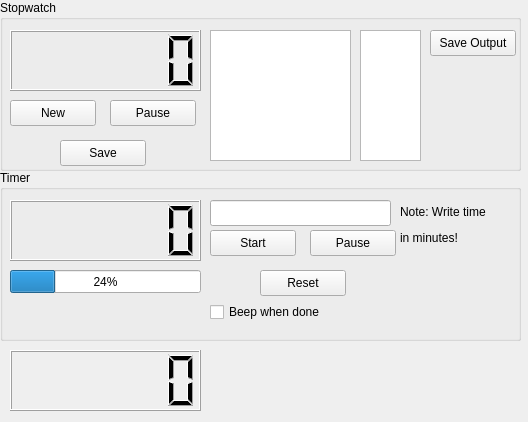
<?xml version="1.0" encoding="UTF-8"?>
<ui version="4.0">
 <class>MainWindow</class>
 <widget class="QMainWindow" name="MainWindow">
  <property name="geometry">
   <rect>
    <x>0</x>
    <y>0</y>
    <width>528</width>
    <height>422</height>
   </rect>
  </property>
  <property name="windowTitle">
   <string>MainWindow</string>
  </property>
  <widget class="QWidget" name="centralwidget">
   <widget class="QLCDNumber" name="lcdStopwatch">
    <property name="geometry">
     <rect>
      <x>10</x>
      <y>30</y>
      <width>191</width>
      <height>61</height>
     </rect>
    </property>
    <property name="smallDecimalPoint">
     <bool>false</bool>
    </property>
    <property name="digitCount">
     <number>6</number>
    </property>
    <property name="segmentStyle">
     <enum>QLCDNumber::Filled</enum>
    </property>
    <property name="intValue" stdset="0">
     <number>0</number>
    </property>
   </widget>
   <widget class="QLCDNumber" name="lcdTimer">
    <property name="geometry">
     <rect>
      <x>10</x>
      <y>200</y>
      <width>191</width>
      <height>61</height>
     </rect>
    </property>
    <property name="smallDecimalPoint">
     <bool>false</bool>
    </property>
    <property name="digitCount">
     <number>6</number>
    </property>
    <property name="segmentStyle">
     <enum>QLCDNumber::Filled</enum>
    </property>
    <property name="intValue" stdset="0">
     <number>0</number>
    </property>
   </widget>
   <widget class="QProgressBar" name="pbTimer">
    <property name="geometry">
     <rect>
      <x>10</x>
      <y>270</y>
      <width>191</width>
      <height>23</height>
     </rect>
    </property>
    <property name="value">
     <number>24</number>
    </property>
   </widget>
   <widget class="QPushButton" name="bStopwatchNew">
    <property name="geometry">
     <rect>
      <x>10</x>
      <y>100</y>
      <width>86</width>
      <height>26</height>
     </rect>
    </property>
    <property name="text">
     <string>New</string>
    </property>
   </widget>
   <widget class="QPushButton" name="bStopwatchPause">
    <property name="geometry">
     <rect>
      <x>110</x>
      <y>100</y>
      <width>86</width>
      <height>26</height>
     </rect>
    </property>
    <property name="text">
     <string>Pause</string>
    </property>
   </widget>
   <widget class="QPushButton" name="bTimerSave">
    <property name="geometry">
     <rect>
      <x>60</x>
      <y>140</y>
      <width>86</width>
      <height>26</height>
     </rect>
    </property>
    <property name="text">
     <string>Save</string>
    </property>
   </widget>
   <widget class="QLCDNumber" name="lcdClock">
    <property name="geometry">
     <rect>
      <x>10</x>
      <y>350</y>
      <width>191</width>
      <height>61</height>
     </rect>
    </property>
    <property name="smallDecimalPoint">
     <bool>false</bool>
    </property>
    <property name="digitCount">
     <number>6</number>
    </property>
    <property name="segmentStyle">
     <enum>QLCDNumber::Filled</enum>
    </property>
    <property name="intValue" stdset="0">
     <number>0</number>
    </property>
   </widget>
   <widget class="QLineEdit" name="tTimerTime">
    <property name="geometry">
     <rect>
      <x>210</x>
      <y>200</y>
      <width>181</width>
      <height>26</height>
     </rect>
    </property>
   </widget>
   <widget class="QPushButton" name="bTimerReset">
    <property name="geometry">
     <rect>
      <x>260</x>
      <y>270</y>
      <width>86</width>
      <height>26</height>
     </rect>
    </property>
    <property name="text">
     <string>Reset</string>
    </property>
   </widget>
   <widget class="QPushButton" name="bTimerStart">
    <property name="geometry">
     <rect>
      <x>210</x>
      <y>230</y>
      <width>86</width>
      <height>26</height>
     </rect>
    </property>
    <property name="text">
     <string>Start</string>
    </property>
   </widget>
   <widget class="QGroupBox" name="groupBox">
    <property name="geometry">
     <rect>
      <x>0</x>
      <y>0</y>
      <width>521</width>
      <height>171</height>
     </rect>
    </property>
    <property name="title">
     <string>Stopwatch</string>
    </property>
    <widget class="QPlainTextEdit" name="tTimeout">
     <property name="geometry">
      <rect>
       <x>210</x>
       <y>30</y>
       <width>141</width>
       <height>131</height>
      </rect>
     </property>
     <property name="readOnly">
      <bool>true</bool>
     </property>
    </widget>
    <widget class="QPlainTextEdit" name="tTimeValue">
     <property name="geometry">
      <rect>
       <x>360</x>
       <y>30</y>
       <width>61</width>
       <height>131</height>
      </rect>
     </property>
     <property name="readOnly">
      <bool>true</bool>
     </property>
     <property name="plainText">
      <string/>
     </property>
    </widget>
   </widget>
   <widget class="QGroupBox" name="groupBox_2">
    <property name="geometry">
     <rect>
      <x>0</x>
      <y>170</y>
      <width>521</width>
      <height>171</height>
     </rect>
    </property>
    <property name="title">
     <string>Timer</string>
    </property>
    <widget class="QLabel" name="label">
     <property name="geometry">
      <rect>
       <x>400</x>
       <y>30</y>
       <width>121</width>
       <height>51</height>
      </rect>
     </property>
     <property name="text">
      <string>&lt;html&gt;&lt;head/&gt;&lt;body&gt;&lt;p&gt;Note: Write time&lt;/p&gt;&lt;p&gt;in minutes!&lt;/p&gt;&lt;/body&gt;&lt;/html&gt;</string>
     </property>
     <property name="scaledContents">
      <bool>false</bool>
     </property>
     <property name="indent">
      <number>-1</number>
     </property>
    </widget>
    <widget class="QCheckBox" name="bBeep">
     <property name="geometry">
      <rect>
       <x>210</x>
       <y>130</y>
       <width>181</width>
       <height>24</height>
      </rect>
     </property>
     <property name="text">
      <string>Beep when done</string>
     </property>
    </widget>
    <widget class="QPushButton" name="bTimerPause">
     <property name="geometry">
      <rect>
       <x>310</x>
       <y>60</y>
       <width>86</width>
       <height>26</height>
      </rect>
     </property>
     <property name="text">
      <string>Pause</string>
     </property>
    </widget>
   </widget>
   <widget class="QPushButton" name="bStopwatchSave">
    <property name="geometry">
     <rect>
      <x>430</x>
      <y>30</y>
      <width>86</width>
      <height>26</height>
     </rect>
    </property>
    <property name="text">
     <string>Save Output</string>
    </property>
   </widget>
   <zorder>groupBox</zorder>
   <zorder>groupBox_2</zorder>
   <zorder>lcdTimer</zorder>
   <zorder>pbTimer</zorder>
   <zorder>bStopwatchNew</zorder>
   <zorder>bStopwatchPause</zorder>
   <zorder>bTimerSave</zorder>
   <zorder>lcdClock</zorder>
   <zorder>tTimerTime</zorder>
   <zorder>bTimerReset</zorder>
   <zorder>bTimerStart</zorder>
   <zorder>bStopwatchSave</zorder>
   <zorder>lcdStopwatch</zorder>
  </widget>
 </widget>
 <resources/>
 <connections/>
</ui>
